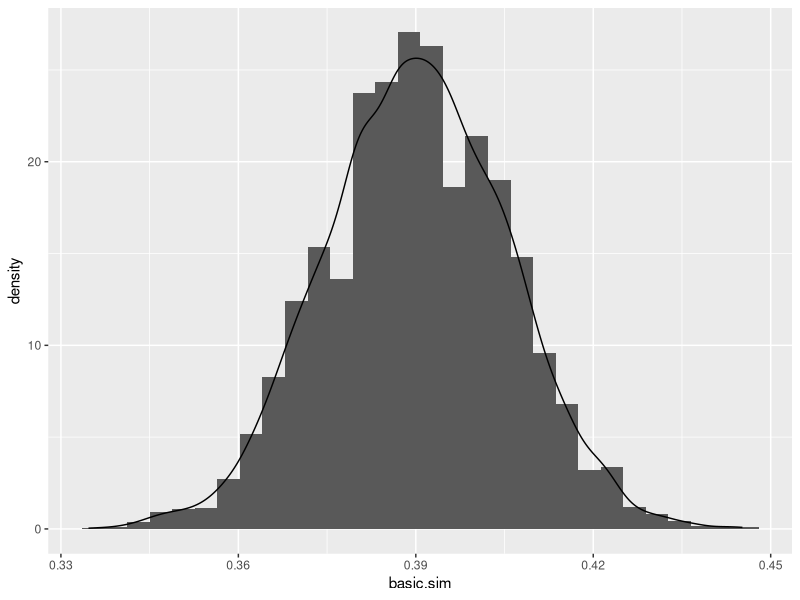
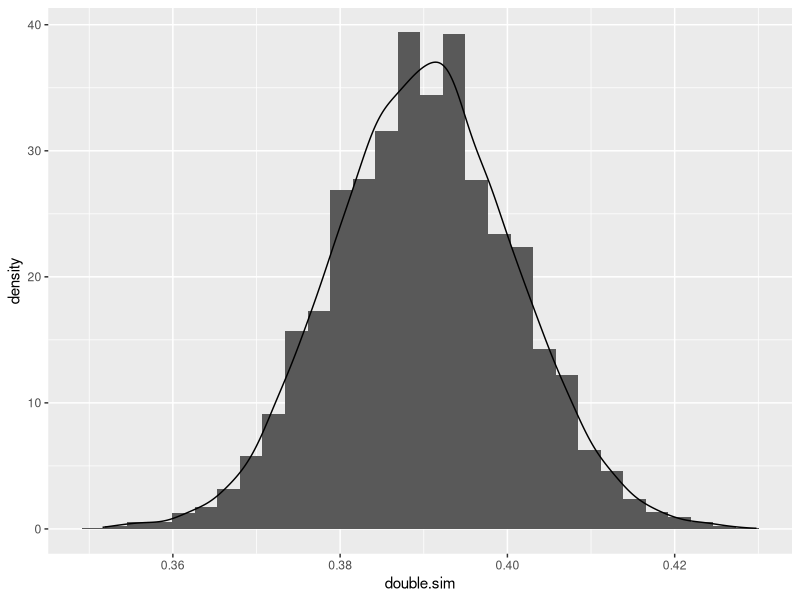

These charts were generated, in order, by the following R code:
# Henry Sun
# Lab 10 
#
library(tidyverse)
################################################################################
# Basic Simulation
sample.size <- 1004
polls <- 10000
basic.sim <- rbinom(n=polls, size = sample.size, prob = 0.39)/sample.size

ggplot()+
  geom_histogram(aes(x=basic.sim, y = after_stat(density)))+
  geom_density(aes(x=basic.sim))

# histogram + density is approximately normal
middle.95 <- quantile(x=basic.sim, 0.975) - quantile(x=basic.sim, 0.025)
moe <- 0.5*middle.95
# moe is ~3%, compared to Gallup's 4%

# again 
sample.size.new <- sample.size * 2
double.sim <- rbinom(n=polls, size = sample.size.new, prob = 0.39)/sample.size.new

ggplot()+
  geom_histogram(aes(x=double.sim, y = after_stat(density)))+
  geom_density(aes(x=double.sim))

d.middle.95 <- quantile(x=double.sim, 0.975) - quantile(x=double.sim, 0.025)
d.moe <- 0.5*d.middle.95
# moe is ~ 2.17%, compared to Gallup's 2% 
